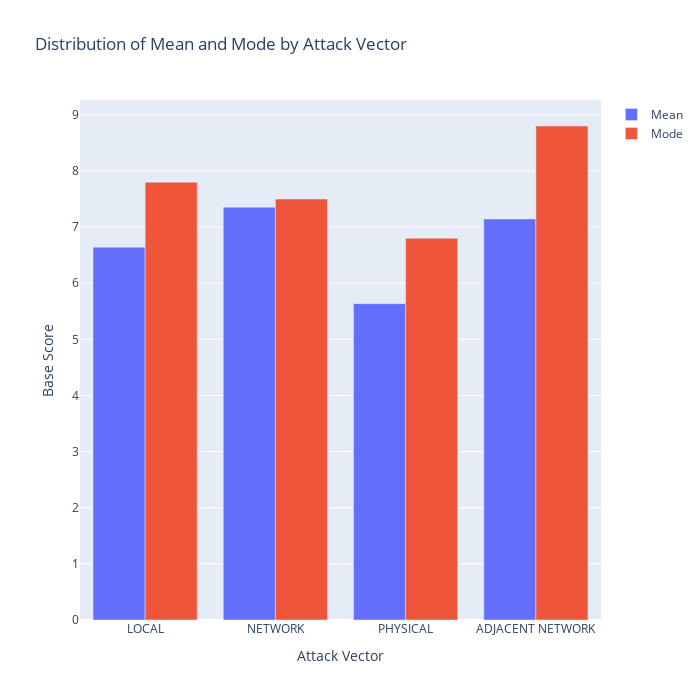

Write notebook code for a chart like this one.
### Code cell
mode_df_base_score = dt_analyzer.calculate_mode_category(dataFrame, "attackVector", "baseScore", "Attack Vector", "Base Score")
mean_df_base_score = dt_analyzer.calculate_mean_category(dataFrame, "attackVector", "baseScore", "Attack Vector", "Base Score")
options = {
    'xAxisLabel': "<span style='letter-spacing: 1.3px;'>Attack Vector</span>",
    'yAxisLabel': "<span style='letter-spacing: 1.3px;'>Base Score</span>",
    'width': 700,
    'height': 700,
    'title': "Distribution of Mean and Mode by Attack Vector",
    'format': "",
    'font_size': 16,
    'font_color': "black",
    'value_color': "black",
    'value_size': 12
}
dt_analyzer.show_go_bar_chart_mean_mode(mode_df_base_score, mean_df_base_score, "Attack Vector", "Base Score", options)

### Figure 1 — Plotly figure (JSON) as saved in the notebook; plotly's stock layout.template omitted (floating-point values rounded to 4 significant figures)
{"data": [{"name": "Mean", "type": "bar", "x": ["LOCAL", "NETWORK", "PHYSICAL", "ADJACENT NETWORK"], "y": [6.641, 7.354, 5.635, 7.144]}, {"name": "Mode", "type": "bar", "x": ["LOCAL", "NETWORK", "PHYSICAL", "ADJACENT NETWORK"], "y": [7.8, 7.5, 6.8, 8.8]}], "layout": {"barmode": "group", "height": 700, "title": {"text": "Distribution of Mean and Mode by Attack Vector"}, "width": 700, "xaxis": {"title": {"text": "Attack Vector"}}, "yaxis": {"title": {"text": "Base Score"}}}}
